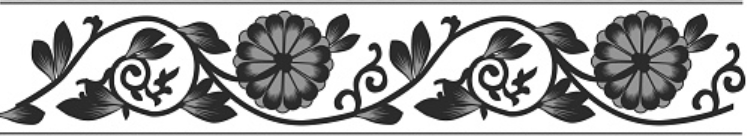
#> input picture data/merged_real_data/1.png, 747 x 136 px
$ python -i build_staged_cn_unique_20260716.py   (imports and definitions only)
#> lines starting #> are read from the running program, lines starting #| are printed output that depends on the picture; after the words box and inside, x2 and y2 are one past the last pixel; in counts of white or black regions, pixels touching at a corner belong together
#!/usr/bin/env python3
"""Build the visually screened, de-duplicated Chinese web candidate staging set.

This directory is intentionally separate from the user's final review folder.
It keeps distinct border designs from multi-row source sheets, while recording
the shared source-image unit so they are not misreported as independent finds.
"""

from __future__ import annotations

import csv
import hashlib
import math
from dataclasses import dataclass
from pathlib import Path

from PIL import Image, ImageDraw, ImageFont, ImageOps


ROOT = Path(__file__).resolve().parents[1]
BATCH = ROOT / "data" / "source_candidates" / "web_independent_batch4_20260715"
OUTPUT = BATCH / "staged_cn_unique_20260716"
CN = BATCH / "cn_web_visual20_20260715" / "crops"
SINA = BATCH / "sina_filtered_v2"
ORIGINALS = BATCH / "original_sources"


@dataclass(frozen=True)
class Candidate:
    source: Path
    source_group: str
    source_page: str
    source_image_unit: str
    tier: str
    visual_note: str
    dedup_note: str
    crop_box: tuple[int, int, int, int] | None = None


SINA_PAGE = "https://cj.sina.com.cn/articles/view/1872762823/p6fa017c702702b0dg"
JICAI_PAGE = "https://www.jicaizhipin.com/a/news/printingdesign/235.html"
SOHU_PAGE = "https://www.sohu.com/a/206052358_780733"


def cn(name: str, group: str, unit: str, tier: str, note: str, dedup: str) -> Candidate:
    pages = {
        "Jicai": JICAI_PAGE,
        "Sina": "https://k.sina.cn/article_1550389102_p5c690f6e027012fbd.html",
        "Baidu": "https://wapbaike.baidu.com/tashuo/browse/content?id=0973544b7b269d26d67cdc38",
        "Nipic": "https://www.nipic.com/show/48796371.html",
    }
    return Candidate(CN / name, group, pages[group], unit, tier, note, dedup)


CANDIDATES: list[Candidate] = [
    cn("cn01_jicai_looped_leaf_vine.png", "Jicai", "jicai_06.jpg", "core", "闭环S形藤与成对叶片挂接清楚", "对67张与batch3无同图匹配"),
    cn("cn02_jicai_crossed_s_vine.png", "Jicai", "jicai_09.jpg", "core", "交叉S形父干与大叶片层次清楚", "对67张与batch3无同图匹配"),
    cn("cn03_jicai_large_leaf_s_vine.png", "Jicai", "jicai_07.jpg", "core", "长距离S形走势稳定", "对67张与batch3无同图匹配"),
    cn("cn04_sina_sheet01_row01_camellia.png", "Sina", "sina_sheet01_1645x1920.jpg", "core", "花位、主藤和卷曲支梢关系完整", "排除了同源candidate_014重复裁切"),
    cn("cn08_sina_sheet04_row02_lotus.png", "Sina", "sina_sheet04_1645x1920.jpg", "core", "莲花与闭合回环藤结构可读", "排除了同图candidate_002重复裁切"),
    cn("cn09_baidu_flower_loop_row.png", "Baidu", "baidu_tashuo_scroll_studies.jpg", "auxiliary", "花叶密集但循环父干成立", "同源图不同设计行；未按独立来源新增"),
    cn("cn10_baidu_grape_s_vine.png", "Baidu", "baidu_tashuo_scroll_studies.jpg", "core", "葡萄、叶片在S形主藤上交替挂接", "同源图不同设计行；未按独立来源新增"),
    cn("cn11_baidu_narrow_leafy_stem.png", "Baidu", "baidu_tashuo_scroll_studies.jpg", "core", "单主干和短叶枝适合作为简化样本", "同源图不同设计行；未按独立来源新增"),
    cn("cn12_nipic_honeysuckle_sweep.png", "Nipic", "nipic_honeysuckle_sheet.jpg", "core", "三线主干连续且叶瓣挂接明确", "同源图不同设计行；未按独立来源新增"),
    cn("cn13_nipic_honeysuckle_spiral.png", "Nipic", "nipic_honeysuckle_sheet.jpg", "core", "重复卷叶单元和父干连续性清楚", "同源图不同设计行；未按独立来源新增"),
    Candidate(SINA / "candidate_001__sina_01_sheet01_row01.png", "Sina", SINA_PAGE, "sina_01.jpg", "core", "花叶沿连续弧形主藤重复", "与CN04及67张不是同一设计"),
    Candidate(SINA / "candidate_004__sina_04_sheet01_row04.png", "Sina", SINA_PAGE, "sina_01.jpg", "auxiliary", "抽象叶瓣闭环重复，父干较简化", "与同源其他行结构不同"),
    Candidate(SINA / "candidate_012__sina_12_sheet03_row04.png", "Sina", SINA_PAGE, "sina_03.jpg", "core", "花朵、卷叶和波形藤连续", "已排除同图杏花、菊花旧候选"),
    Candidate(SINA / "candidate_023__sina_23_sheet06_row01.png", "Sina", SINA_PAGE, "sina_06.jpg", "core", "花果节点沿细波形藤均匀挂接", "对67张与batch3无同图匹配"),
    Candidate(SINA / "candidate_024__sina_24_sheet06_row02.png", "Sina", SINA_PAGE, "sina_06.jpg", "core", "叶片、果实和卷曲支梢沿主藤交替", "同源图不同设计行；未按独立来源新增"),
    Candidate(SINA / "candidate_025__sina_25_sheet06_row03.png", "Sina", SINA_PAGE, "sina_06.jpg", "core", "花朵与短枝形成清楚重复单元", "同源图不同设计行；未按独立来源新增"),
    Candidate(SINA / "candidate_026__sina_26_sheet06_row04.png", "Sina", SINA_PAGE, "sina_06.jpg", "core", "果实花叶由连续细藤连接", "同源图不同设计行；未按独立来源新增"),
    Candidate(SINA / "candidate_028__sina_28_sheet07_row01.png", "Sina", SINA_PAGE, "sina_07.jpg", "core", "花果节点与双向卷枝关系可读", "对67张与batch3无同图匹配"),
    Candidate(SINA / "candidate_029__sina_29_sheet07_row02.png", "Sina", SINA_PAGE, "sina_07.jpg", "core", "大花和叶片沿波形主藤交替", "同源图不同设计行；未按独立来源新增"),
    Candidate(SINA / "candidate_030__sina_30_sheet07_row03.png", "Sina", SINA_PAGE, "sina_07.jpg", "core", "花叶和卷曲侧枝层级简洁", "同源图不同设计行；未按独立来源新增"),
    Candidate(SINA / "candidate_031__sina_31_sheet07_row04.png", "Sina", SINA_PAGE, "sina_07.jpg", "core", "花团由连续卷藤相连", "同源图不同设计行；未按独立来源新增"),
    Candidate(ORIGINALS / "jicai_dunhuang_lineart" / "jicai_03.jpg", "Jicai", JICAI_PAGE, "jicai_03.jpg", "auxiliary", "交替叶片沿单一波形干线重复", "新增设计；对CN01-03无同图匹配"),
    Candidate(ORIGINALS / "jicai_dunhuang_lineart" / "jicai_17.jpg", "Jicai", JICAI_PAGE, "jicai_17.jpg", "auxiliary", "叶片扇形单元沿连续底藤重复", "新增设计；对CN01-03无同图匹配"),
    Candidate(ORIGINALS / "sohu_dunhuang_borders" / "sohu_02.jpeg", "Sohu", SOHU_PAGE, "sohu_02.jpeg", "auxiliary", "上排花叶循环边饰，局部父干较密", "同一源图上排独立设计；不增加独立来源数", (0, 0, 535, 80)),
]
#> further down, picture is the input picture: PIL image 747x136 L; min 7, max 255, mean 168


EXCLUSIONS = [
    ("CN05", "duplicate", "review_candidates_all/Snipaste_2026-07-15_13-18-39.png", "同一山茶花设计的高清重裁"),
    ("CN06", "duplicate", "review_candidates_all/Snipaste_2026-07-15_13-17-22.png", "同一杏花边设计"),
    ("CN07", "duplicate", "review_candidates_all/Snipaste_2026-07-15_13-17-49.png", "同一菊花边设计"),
    ("CN14", "hold_highres_replacement", "batch3/paper-source route", "历史图样与batch3同源路线重合，保留原目录但不计新增"),
    ("CN15", "hold_highres_replacement", "batch3/paper-source route", "历史图样与batch3同源路线重合，保留原目录但不计新增"),
    ("CN16", "hold_highres_replacement", "batch3/paper-source route", "历史图样与batch3同源路线重合，保留原目录但不计新增"),
    ("CN17", "hold_highres_replacement", "batch3/paper-source route", "历史图样与batch3同源路线重合，保留原目录但不计新增"),
    ("CN18", "duplicate", "review_candidates_all/035__strict1_B__B05_thesis_mogao217.png", "同一莫高窟217窟果花卷草的高清重裁"),
    ("CN19", "duplicate", "review_candidates_batch3/A34__candidate_212__D01448673_tang_ceiling_pattern_p252_i05_x3231_356x106.png", "同一图样的更宽重裁"),
    ("CN20", "duplicate", "review_candidates_all/032__strict1_B__B02_zsbeike_mogao196_dense_scroll.png", "同一莫高窟196窟卷草，结构匹配0.9749"),
    ("sina_candidate_002", "duplicate", "CNU005/CN08", "同一莲花闭环边饰的不同裁切"),
    ("sina_candidate_003", "duplicate", "CN05/review_candidates_all", "同一山茶花边设计"),
    ("sina_candidate_010", "duplicate", "review_candidates_all/Snipaste_2026-07-15_13-17-22.png", "同一杏花边设计，结构匹配0.9953"),
    ("sina_candidate_011", "duplicate", "review_candidates_all/Snipaste_2026-07-15_13-17-49.png", "同一菊花边设计，结构匹配0.9874"),
    ("sina_candidate_014", "duplicate", "CNU004/CN04", "同一山茶花边设计的带文字裁切"),
    ("sina_candidate_016", "duplicate", "review_candidates_all/Snipaste_2026-07-15_13-18-39.png", "同一山茶花边设计，高SIFT覆盖"),
    ("sina_candidate_017", "duplicate", "review_candidates_all/Snipaste_2026-07-15_13-18-45.png", "同一玫瑰边设计"),
    ("sohu_02_bottom", "duplicate", "review_candidates_all/Snipaste_2026-07-15_13-18-16.png", "同一S形花叶边饰，结构匹配0.8428"),
    ("sohu_05", "duplicate", "review_candidates_all/099__web_U__A03_dunhuang_mogao201_mid_tang.jpeg", "像素级同图，pHash距离0"),
]


def trim_white(image: Image.Image, padding: int = 8) -> Image.Image:
#> called with padding = 8
    image = ImageOps.exif_transpose(image).convert("RGB")
    gray = image.convert("L")
    mask = gray.point(lambda value: 255 if value < 245 else 0)
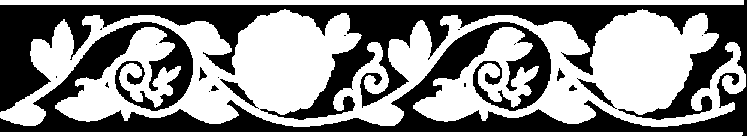
#> mask: PIL image 747x136 L; 55.3% white; 18 black regions (11 under 20 px), largest, box (x1, y1, x2, y2) and area: (0, 0, 747, 136) 44696, (577, 78, 617, 109) 252, (220, 79, 259, 109) 248
    bbox = mask.getbbox()
#> bbox = (0, 0, 746, 136)
    if not bbox:
        return image
    left, top, right, bottom = bbox
#> left = 0; top = 0; right = 746; bottom = 136
    left = max(0, left - padding)
    top = max(0, top - padding)
    right = min(image.width, right + padding)
#> right = 747
    bottom = min(image.height, bottom + padding)
    return image.crop((left, top, right, bottom))


# [86 lines left out: functions build_contact, main, not called in this run]


# [2 lines not run here, left out]

>>> from PIL import Image
>>> picture = Image.open('../data/merged_real_data/1.png')
>>> result = trim_white(picture)

$ run again, on data/review_candidates_all_20260715/009__local_A__Snipaste_2026-04-18_15-52-54.png
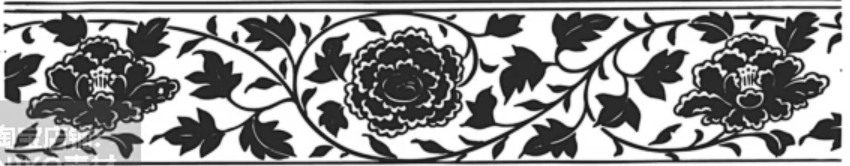
#> input picture data/review_candidates_all_20260715/009__local_A__Snipaste_2026-04-18_15-52-54.png, 850 x 166 px
#> picture is the input picture: PIL image 850x166 L; min 17, max 255, mean 148.2
#> in trim_white, `mask = gray.point(lambda value: 255 if value < 245 else 0)`:
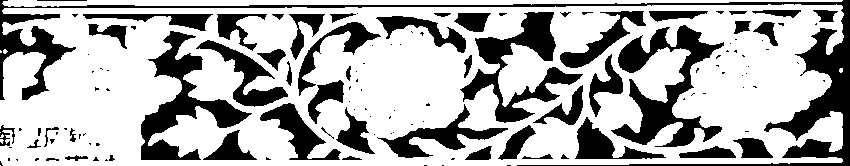
#> mask: PIL image 850x166 L; 68.8% white; 130 black regions (78 under 20 px), largest, box (x1, y1, x2, y2) and area: (0, 0, 850, 166) 9579, (611, 25, 724, 147) 4852, (141, 31, 252, 160) 4222
#> bbox = (0, 0, 844, 166)
#> in trim_white, `left, top, right, bottom = bbox`: left = 0; right = 844; bottom = 166
#> in trim_white, `right = min(image.width, right + padding)`: right = 850

$ run again, on data/review_candidates_all_20260715/010__local_A__Snipaste_2026-04-18_15-53-00.png
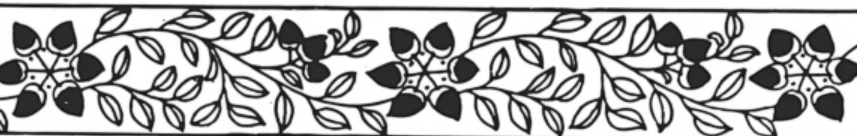
#> input picture data/review_candidates_all_20260715/010__local_A__Snipaste_2026-04-18_15-53-00.png, 857 x 136 px
#> picture is the input picture: PIL image 857x136 L; min 17, max 255, mean 173.4
#> in trim_white, `mask = gray.point(lambda value: 255 if value < 245 else 0)`:
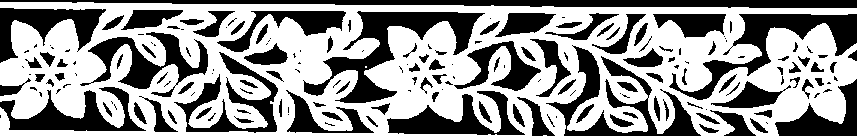
#> mask: PIL image 857x136 L; 58.2% white; 184 black regions (76 under 20 px), largest, box (x1, y1, x2, y2) and area: (303, 11, 485, 103) 4598, (0, 0, 857, 8) 4505, (669, 14, 857, 100) 3759
#> bbox = (0, 2, 857, 136)
#> in trim_white, `left, top, right, bottom = bbox`: left = 0; top = 2; right = 857; bottom = 136
#> in trim_white, `top = max(0, top - padding)`: top = 0

$ run again, on data/review_candidates_batch3_20260715/A01__candidate_061__D01448673_tang_ceiling_pattern_p134_i09_x1907_476x61.png
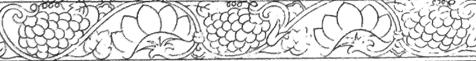
#> input picture data/review_candidates_batch3_20260715/A01__candidate_061__D01448673_tang_ceiling_pattern_p134_i09_x1907_476x61.png, 476 x 61 px
#> picture is the input picture: PIL image 476x61 RGB; min 24, max 255, mean 213.3
#> in trim_white, `mask = gray.point(lambda value: 255 if value < 245 else 0)`:
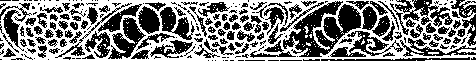
#> mask: PIL image 476x61 L; 50.5% white; 236 black regions (116 under 20 px), largest, box (x1, y1, x2, y2) and area: (283, 1, 361, 57) 2084, (108, 17, 146, 59) 703, (395, 0, 453, 27) 669
#> bbox = (0, 0, 476, 61)
#> left = 0; right = 476; bottom = 61
